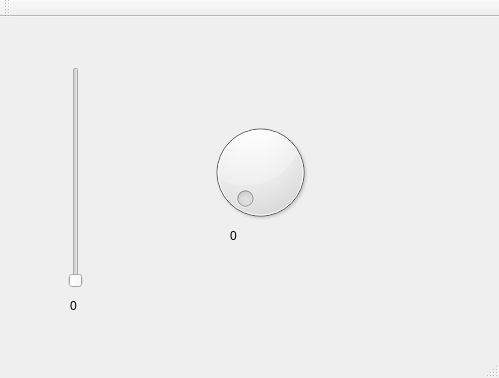
<?xml version="1.0" encoding="UTF-8"?>
<ui version="4.0">
 <class>RPiCarClient</class>
 <widget class="QMainWindow" name="RPiCarClient">
  <property name="geometry">
   <rect>
    <x>0</x>
    <y>0</y>
    <width>499</width>
    <height>378</height>
   </rect>
  </property>
  <property name="windowTitle">
   <string>RPiCarClient</string>
  </property>
  <widget class="QWidget" name="centralWidget">
   <widget class="QSlider" name="speedSlider">
    <property name="geometry">
     <rect>
      <x>50</x>
      <y>50</y>
      <width>51</width>
      <height>221</height>
     </rect>
    </property>
    <property name="orientation">
     <enum>Qt::Vertical</enum>
    </property>
   </widget>
   <widget class="QDial" name="angleDial">
    <property name="geometry">
     <rect>
      <x>200</x>
      <y>100</y>
      <width>121</width>
      <height>111</height>
     </rect>
    </property>
   </widget>
   <widget class="QLabel" name="speedLabel">
    <property name="geometry">
     <rect>
      <x>70</x>
      <y>280</y>
      <width>67</width>
      <height>17</height>
     </rect>
    </property>
    <property name="text">
     <string>0</string>
    </property>
   </widget>
   <widget class="QLabel" name="angleLabel">
    <property name="geometry">
     <rect>
      <x>230</x>
      <y>210</y>
      <width>67</width>
      <height>17</height>
     </rect>
    </property>
    <property name="text">
     <string>0</string>
    </property>
   </widget>
  </widget>
  <widget class="QMenuBar" name="menuBar">
   <property name="geometry">
    <rect>
     <x>0</x>
     <y>0</y>
     <width>499</width>
     <height>25</height>
    </rect>
   </property>
  </widget>
  <widget class="QToolBar" name="mainToolBar">
   <attribute name="toolBarArea">
    <enum>TopToolBarArea</enum>
   </attribute>
   <attribute name="toolBarBreak">
    <bool>false</bool>
   </attribute>
  </widget>
  <widget class="QStatusBar" name="statusBar"/>
 </widget>
 <layoutdefault spacing="6" margin="11"/>
 <resources/>
 <connections/>
</ui>
